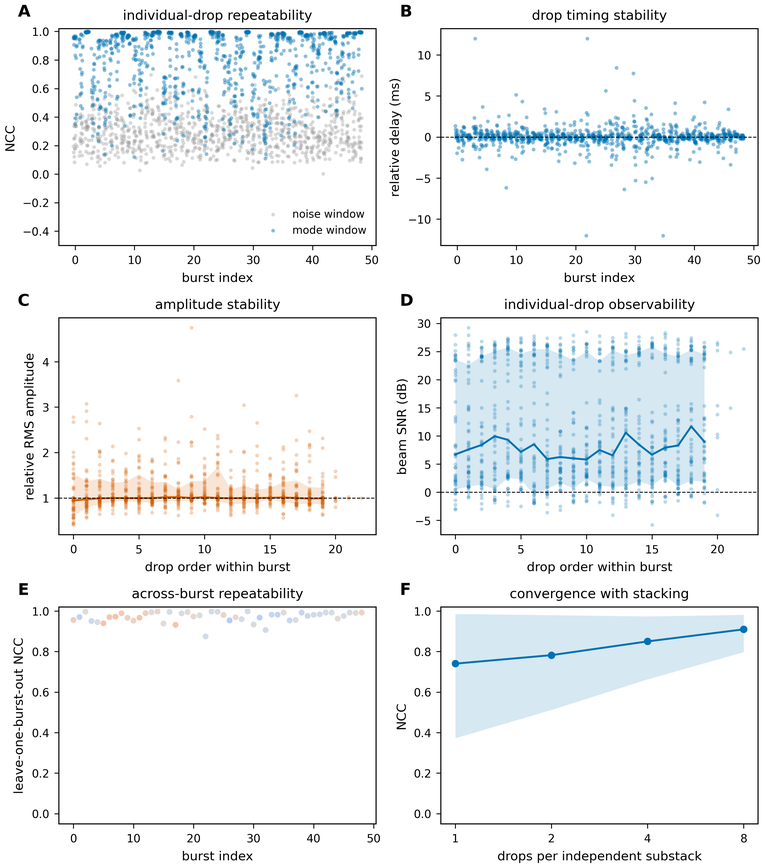
#> input picture notebooks/awd_clean/manuscript/figures/fig05_fig12_repeatability_publication.png, 765 x 867 px, shrunk from 2858 x 3238 before the run; its folder holds 6 pictures in this run
$ python make_overview_pdf.py
#> lines starting #> are read from the running program, lines starting #| are printed output that depends on the picture
"""Build a one-document overview of the processing chain, raw data to result.

Intended for someone who has not followed the analysis: each page is one stage,
saying what goes in, what happens, what comes out, and showing the figure that
stage produced.

    python make_overview_pdf.py   ->  PROCESSING_OVERVIEW.pdf

Landscape, two columns: narrow text on the left, large figure on the right — so
the figure gets real space rather than being squeezed under full-width prose.

Uses matplotlib's PDF backend; no LaTeX required (none is installed on the
cluster). Figures come from figures/, so rerun make_paper_figures.py and
make_poster_figures.py first if anything upstream changed.
"""

from __future__ import annotations

from pathlib import Path

import matplotlib

matplotlib.use("Agg")
import matplotlib.image as mpimg
import matplotlib.pyplot as plt
from matplotlib.backends.backend_pdf import PdfPages
from matplotlib.patches import FancyArrowPatch, FancyBboxPatch

HERE = Path(__file__).resolve().parent
FIG = HERE / "figures"
OUT = HERE / "PROCESSING_OVERVIEW.pdf"

PAGE = (11.0, 8.5)
INK, MUTED, RULE = "#0b0b0b", "#52514e", "#c9c8c3"
NANO, OUTB, RETN = "#2a78d6", "#eb6834", "#1baf7a"

TEXT_L, TEXT_R = 0.055, 0.40          # text column
FIG_L, FIG_R = 0.435, 0.965           # figure column
FIG_B, FIG_T = 0.075, 0.80


def page(pdf: PdfPages, *, kicker: str, title: str, body: list[str],
         image: str | None = None, numbers: list[tuple[str, str]] | None = None):
    fig = plt.figure(figsize=PAGE)
    fig.patch.set_facecolor("white")

    fig.text(TEXT_L, 0.945, "  ".join(kicker), fontsize=10.5, color=OUTB, weight="bold")
    fig.text(TEXT_L, 0.905, title, fontsize=21, color=INK, weight="bold", va="top")
    fig.add_artist(plt.Line2D([TEXT_L, 0.965], [0.862, 0.862], color=RULE, lw=1.2))

    y = 0.815
    for line in body:
        bold = line.startswith("**")
        fig.text(TEXT_L, y, line.replace("**", ""), fontsize=11.5,
                 color=INK if bold else MUTED, va="top",
                 weight="bold" if bold else "normal")
        y -= 0.034 if line else 0.018

    if numbers:
        ny = 0.235
        for label, value in numbers:
            fig.text(TEXT_L, ny, value, fontsize=17, color=INK, weight="bold")
            fig.text(TEXT_L + 0.115, ny + 0.004, label, fontsize=10.5, color=MUTED)
            ny -= 0.048

    if image and (FIG / image).exists():
        data = mpimg.imread(FIG / image)
        avail_w = (FIG_R - FIG_L) * PAGE[0]
        avail_h = (FIG_T - FIG_B) * PAGE[1]
        ratio = data.shape[1] / data.shape[0]
        if avail_w / avail_h > ratio:
            h_in, w_in = avail_h, avail_h * ratio
        else:
            w_in, h_in = avail_w, avail_w / ratio
        w, h = w_in / PAGE[0], h_in / PAGE[1]
        left = FIG_L + ((FIG_R - FIG_L) - w) / 2
        bottom = FIG_B + ((FIG_T - FIG_B) - h) / 2
        ax = fig.add_axes([left, bottom, w, h])
        ax.imshow(data)
        ax.axis("off")

    pdf.savefig(fig)
    plt.close(fig)


def flow_page(pdf: PdfPages):
    fig = plt.figure(figsize=PAGE)
    fig.patch.set_facecolor("white")
    fig.text(0.5, 0.94, "SAFOD repeated-source borehole DAS", fontsize=12.5,
             color=OUTB, weight="bold", ha="center")
    fig.text(0.5, 0.885, "From raw fiber data to a sensitivity number",
             fontsize=27, color=INK, weight="bold", ha="center", va="top")
    fig.text(0.5, 0.818, "Two fibers in one borehole, one repeated source, 24 hours",
             fontsize=15, color=MUTED, ha="center", va="top")

    ax = fig.add_axes([0.03, 0.30, 0.94, 0.44])
    ax.set_xlim(0, 10); ax.set_ylim(0, 4); ax.axis("off")
    steps = [
        ("1  Raw data", "989 GPS drop times\n2 fibers, 24 h", "#e8e8e4"),
        ("2  Stack", "859 drops on both\n46 bursts", "#e8e8e4"),
        ("3  Find arrival", "semblance scan,\nhalf the bursts", "#ffe2d3"),
        ("4  Measure", "delay vs travel time,\nslope = change", "#ffe2d3"),
        ("5  Inject", "known change in,\nblind recovery out", "#d6f0e4"),
        ("6  Sensitivity", "smallest change\nreliably detected", "#d6f0e4"),
    ]
    for i, (head, sub, colour) in enumerate(steps):
        x = 0.12 + i * 1.635
        ax.add_patch(FancyBboxPatch((x, 1.5), 1.40, 1.65,
                                    boxstyle="round,pad=0.06,rounding_size=0.12",
                                    facecolor=colour, edgecolor="#b8b7b2", lw=1.1))
        ax.text(x + 0.70, 2.83, head, fontsize=11, weight="bold", ha="center", color=INK)
        ax.text(x + 0.70, 2.18, sub, fontsize=9.5, ha="center", va="center",
                color=MUTED, linespacing=1.5)
        if i < len(steps) - 1:
            ax.add_patch(FancyArrowPatch((x + 1.47, 2.32), (x + 1.60, 2.32),
                                         arrowstyle="-|>", mutation_scale=16,
                                         color="#8f8e89", lw=1.6))

    fig.text(0.28, 0.235, "Nano   cemented, shallow", fontsize=13.5, color=NANO,
             weight="bold", ha="center")
    fig.text(0.28, 0.196, "927 m of fiber · 30–60 Hz · ~2950 m/s", fontsize=11.5,
             color=MUTED, ha="center")
    fig.text(0.72, 0.235, "Deep   wireline, reversing", fontsize=13.5, color=OUTB,
             weight="bold", ha="center")
    fig.text(0.72, 0.196, "6532 m of fiber, two legs · 15–30 Hz · ~1547 m/s",
             fontsize=11.5, color=MUTED, ha="center")

    fig.add_artist(plt.Line2D([0.15, 0.85], [0.145, 0.145], color=RULE, lw=1.2))
    fig.text(0.5, 0.095, "The cemented fiber resolves a 1% velocity change; "
             "the wireline outbound branch resolves 0.5%",
             fontsize=14, color=INK, ha="center", weight="bold")
    fig.text(0.5, 0.052, "The wireline arrival travels 11.8× longer, but its timing "
             "is 7.6× noisier — so the gain is 2×, not 12×",
             fontsize=12, color=MUTED, ha="center")
    pdf.savefig(fig)
    plt.close(fig)


def main() -> None:
    with PdfPages(OUT) as pdf:
        flow_page(pdf)
#> in flow_page, `pdf.savefig(fig)`:
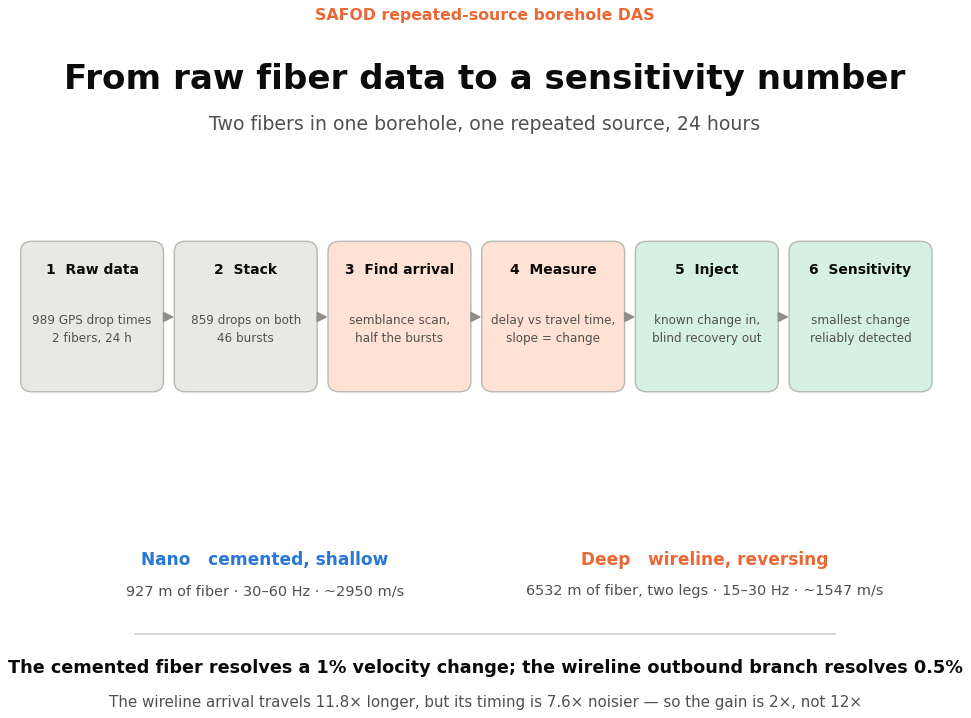
#> figure drawn by matplotlib, 1 panel

        page(pdf, kicker="STEP 1–2", title="Raw data to burst stacks",
             body=[
                 "**In: raw fiber recordings, plus 989",
                 "**GPS times of the weight drops.**",
                 "",
                 "For each drop a 3.5 s window is cut",
                 "from every channel — 0.5 s before,",
                 "3.0 s after. A drop is kept only if",
                 "that window fits inside its file.",
                 "",
                 "**Out: one averaged waveform per",
                 "**burst, per channel.**",
                 "",
                 "Single drops vary by ~20× in signal",
                 "power, so they are averaged in groups.",
                 "Drops >60 s apart are separate bursts.",
                 "",
                 "The Deep fiber stopped after burst 45,",
                 "so the last three bursts are Nano-only.",
                 "That is why 49 bursts becomes 46 — not",
                 "any quality cut.",
             ],
             numbers=[("bursts analysed", "46"), ("drops, both fibers", "859"),
                      ("survey duration", "23.96 h"), ("burst cadence", "30 min")],
             image="fig05_fig12_repeatability_publication.png")
#> in page, data is the input picture: shape (867, 765, 4) float32; mean R, G, B, A 0.941, 0.952, 0.957, 1

        page(pdf, kicker="STEP 3", title="Finding the arrival",
             body=[
                 "**An arrival moving along the fiber is a",
                 "**straight line in distance vs time.**",
                 "",
                 "Describing it takes two numbers: a start",
                 "time and a speed.",
                 "",
                 "Shift every channel by its predicted",
                 "arrival time and sum. A correct guess",
                 "adds up; a wrong one cancels. The peak",
                 "of that ratio picks the trajectory.",
                 "",
                 "**The search uses half the bursts only,**",
                 "so sensitivity is not measured on the",
                 "same data that chose what to look at.",
                 "",
                 "Scrambling channel order 499 times",
                 "never reproduces the real arrival.",
             ],
             numbers=[("Nano", "2975 m/s"), ("Deep outbound", "1544.6 m/s"),
                      ("Deep return", "1549.7 m/s"), ("legs agree to", "0.3%")],
             image="fig04_deep_tube_null_tests.png")
#> call 2 of page, with kicker = 'STEP 3', title = 'Finding the arrival', image = 'fig04_deep_tube_null_tests.png'
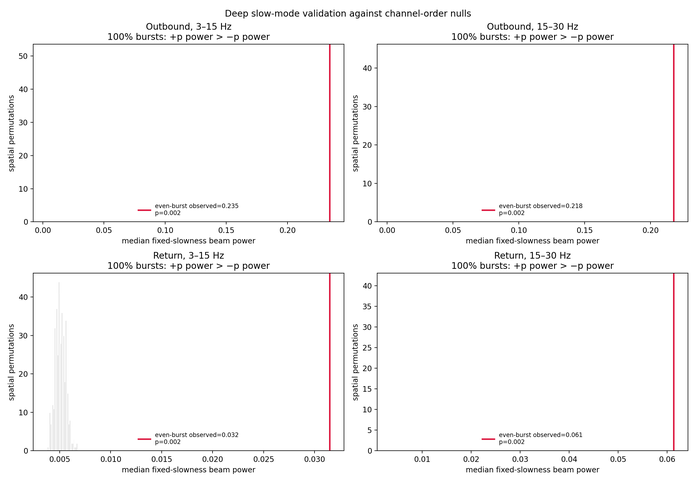
#> input picture notebooks/awd_clean/manuscript/figures/fig04_deep_tube_null_tests.png, 696 x 482 px, shrunk from 2600 x 1800 before the run
#> in page, data is the input picture: shape (482, 696, 4) float32; mean R, G, B, A 0.975, 0.972, 0.973, 1

        page(pdf, kicker="STEP 4", title="Measuring a velocity change",
             body=[
                 "**Compare one burst against the average",
                 "**of all the others.**",
                 "",
                 "Measure the delay at several positions",
                 "along the fiber — per channel for Nano,",
                 "per 400 m aperture beam for Deep, which",
                 "needs the extra stacking at 3 km.",
                 "",
                 "**If the source fired early, every delay",
                 "**shifts by the same amount.**",
                 "**If the medium sped up, the delay grows",
                 "**with distance travelled.**",
                 "",
                 "So fit a line through delay vs travel",
                 "time. The intercept absorbs source",
                 "timing; the slope is the velocity change.",
                 "",
                 "Precision scales with the span in travel",
                 "time — the lever arm.",
             ],
             numbers=[("Nano lever arm", "0.121 s"), ("Deep lever arm", "1.428 s"),
                      ("ratio", "11.8×")],
             image="fig01b_lever_arm.png")
#> call 3 of page, with kicker = 'STEP 4', title = 'Measuring a velocity change', image = 'fig01b_lever_arm.png'
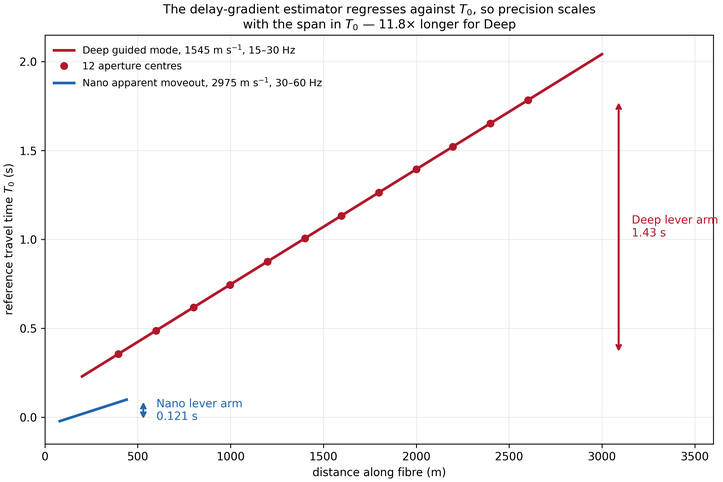
#> input picture notebooks/awd_clean/manuscript/figures/fig01b_lever_arm.png, 723 x 482 px, shrunk from 2700 x 1800 before the run
#> in page, data is the input picture: shape (482, 723, 4) float32; mean R, G, B, A 0.976, 0.971, 0.972, 1

        page(pdf, kicker="STEP 5", title="How small a change is detectable",
             body=[
                 "**Do not estimate this from theory —",
                 "**inject known changes into real data.**",
                 "",
                 "Each channel is shifted exactly as a real",
                 "velocity change would shift it, at 15",
                 "levels from ±0.01% to ±1%, plus zero.",
                 "",
                 "**The recovery code never sees the",
                 "**injected value.** A sealed answer key is",
                 "joined only at the end.",
                 "",
                 "The noise floor is what comes back when",
                 "nothing was injected. The reliable level",
                 "is the smallest injection recovered with",
                 "the right sign, above that floor, 95% of",
                 "the time.",
             ],
             numbers=[("injection levels", "15"), ("trials per leg", "345"),
                      ("held-out bursts", "23"), ("outbound floor", "0.18%")],
             image="poster_p1_recovery.png")
#> call 4 of page, with kicker = 'STEP 5', title = 'How small a change is detectable', image = 'poster_p1_recovery.png'
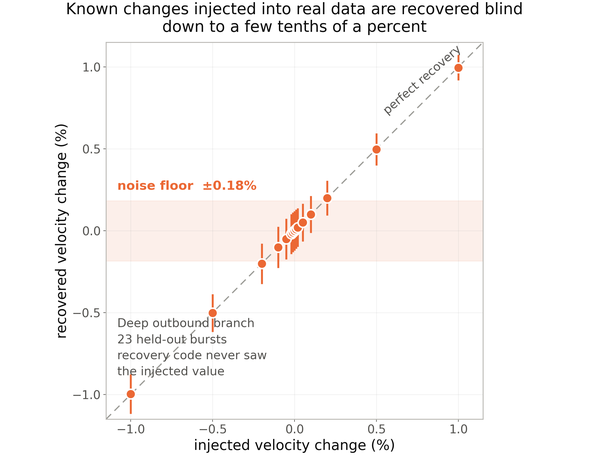
#> input picture notebooks/awd_clean/manuscript/figures/poster_p1_recovery.png, 589 x 455 px, shrunk from 2200 x 1700 before the run
#> in page, data is the input picture: shape (455, 589, 4) float32; mean R, G, B, A 0.978, 0.97, 0.967, 1

        page(pdf, kicker="RESULT", title="What each installation resolves",
             body=[
                 "**Cemented fiber: 1%.**",
                 "**Wireline outbound branch: 0.5%.**",
                 "**Wireline return branch: 1%.**",
                 "",
                 "The improvement therefore belongs to the",
                 "outbound branch, not to the wireline",
                 "installation as a whole.",
                 "",
                 "**Why only 2×, when the lever arm is",
                 "**11.8× longer?**",
                 "",
                 "Because the deep arrival's timing is 7.6×",
                 "noisier burst to burst. 11.8 ÷ 7.6 = 1.55,",
                 "exactly the observed ratio of scatter.",
                 "",
                 "Geometry helps only in proportion to",
                 "timing repeatability. That is the result",
                 "that transfers to other experiments.",
             ],
             numbers=[("Nano", "1.0%"), ("Deep outbound", "0.5%"),
                      ("Deep return", "1.0%"), ("timing penalty", "7.6×")],
             image="poster_p2_sensitivity.png")

        page(pdf, kicker="CHECKS", title="Why we believe it",
             body=[
                 "**Synthetic test.** A noiseless wave",
                 "perturbed two independent ways recovers",
                 "the same answer to five significant",
                 "figures — the injection is faithful.",
                 "",
                 "**Timing control.** Shift everything by",
                 "5 ms: the intercept absorbs 4.87 ms and",
                 "the velocity estimate moves 7×10⁻⁷.",
                 "Source timing does not leak in.",
                 "",
                 "**Permutation test.** Scramble channel",
                 "order 499 times: zero scrambles reach the",
                 "observed beam power, in all four tests.",
                 "",
                 "**Jackknife.** Drop each aperture, then",
                 "each burst. Nothing moves the result by",
                 "as much as the noise floor.",
                 "",
                 "**One control failed, and is reported.**",
                 "The perturbed-trajectory test recovers",
                 "injections even pointed at the wrong",
                 "arrival, because the injection shifts",
                 "whole traces. It fires the same on both",
                 "legs, so it cannot discriminate — the",
                 "return branch is left unclassified rather",
                 "than explained after the fact.",
             ],
             image="s1_deep_tube_repeatability.png")

        page(pdf, kicker="LIMITS", title="What this does not show",
             body=[
                 "**Not a formation velocity.** The measured",
                 "quantity is the apparent speed of a guided",
                 "mode along the fiber. Both observables are",
                 "dispersive; neither is a clean body wave.",
                 "",
                 "**No depth resolution.** Position is",
                 "distance along fiber. The depth mapping is",
                 "provisional and no result depends on it.",
                 "",
                 "**No tidal detection.** Fitting a solid-",
                 "Earth-tide model to the per-burst",
                 "velocities gives a clean null, with a 95%",
                 "upper limit ~18× above the tidal signal",
                 "expected at this site.",
                 "",
                 "The limit is the 24-hour survey length,",
                 "not the instrument: over one cycle a daily",
                 "signal is hard to separate from drift.",
             ],
             image="s3_deep_dvv_tidal_fit.png")

    size = OUT.stat().st_size / 1e6
    print(f"wrote {OUT.name}  ({size:.1f} MB, 8 pages)")


if __name__ == "__main__":
    main()
